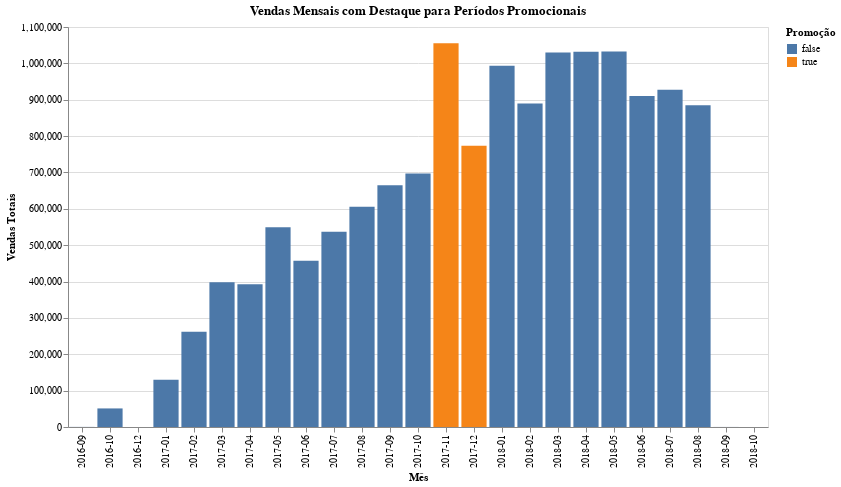

Notebook code for this chart:
### Markdown cell above
**Eficácia de Campanhas Promocionais:** Avaliar o impacto de campanhas
promocionais e descontos no volume de vendas e na aquisição de novos clientes.

### Code cell
merged_df['order_month'] = merged_df['order_purchase_timestamp'].dt.to_period('M')
merged_df['order_month_str'] = merged_df['order_month'].astype(str)

monthly_sales = merged_df.groupby('order_month_str').agg(
    total_sales=('price', 'sum'),
    total_orders=('order_id', 'nunique'),
    new_customers=('customer_unique_id', 'nunique')
).reset_index()

promo_months = ['2017-11', '2017-12', '2018-11', '2018-12']
monthly_sales['is_promotional'] = monthly_sales['order_month_str'].isin(promo_months)

promo_stats = monthly_sales.groupby('is_promotional').agg(
    avg_sales=('total_sales', 'mean'),
    avg_orders=('total_orders', 'mean'),
    avg_new_customers=('new_customers', 'mean')
).reset_index()

print("Comparativo entre meses promocionais e não promocionais:")
print(promo_stats)

import altair as alt

chart = alt.Chart(monthly_sales).mark_bar().encode(
    x=alt.X('order_month_str:N', title='Mês'),
    y=alt.Y('total_sales:Q', title='Vendas Totais'),
    color=alt.Color('is_promotional:N', legend=alt.Legend(title='Promoção')),
    tooltip=['order_month_str', 'total_sales', 'total_orders', 'new_customers']
).properties(
    title='Vendas Mensais com Destaque para Períodos Promocionais',
    width=700,
    height=400
)

chart

### Figure 1 — Vega-Lite specification as saved in the notebook (floating-point values rounded to 4 significant figures)
{"config": {"view": {"continuousWidth": 300, "continuousHeight": 300}}, "data": {"name": "data-af1ee09ae52c318cefbd6aeeaf11b27e"}, "mark": {"type": "bar"}, "encoding": {"color": {"field": "is_promotional", "legend": {"title": "Promoção"}, "type": "nominal"}, "tooltip": [{"field": "order_month_str", "type": "nominal"}, {"field": "total_sales", "type": "quantitative"}, {"field": "total_orders", "type": "quantitative"}, {"field": "new_customers", "type": "quantitative"}], "x": {"field": "order_month_str", "title": "Mês", "type": "nominal"}, "y": {"field": "total_sales", "title": "Vendas Totais", "type": "quantitative"}}, "height": 400, "title": "Vendas Mensais com Destaque para Períodos Promocionais", "width": 700, "$schema": "https://vega.github.io/schema/vega-lite/v5.20.1.json", "datasets": {"data-af1ee09ae52c318cefbd6aeeaf11b27e": [{"order_month_str": "2016-09", "total_sales": 267.4, "total_orders": 4, "new_customers": 4, "is_promotional": false}, {"order_month_str": "2016-10", "total_sales": 51070.0, "total_orders": 324, "new_customers": 321, "is_promotional": false}, {"order_month_str": "2016-12", "total_sales": 10.9, "total_orders": 1, "new_customers": 1, "is_promotional": false}, {"order_month_str": "2017-01", "total_sales": 129900.0, "total_orders": 800, "new_customers": 765, "is_promotional": false}, {"order_month_str": "2017-02", "total_sales": 262000.0, "total_orders": 1780, "new_customers": 1755, "is_promotional": false}, {"order_month_str": "2017-03", "total_sales": 398100.0, "total_orders": 2682, "new_customers": 2642, "is_promotional": false}, {"order_month_str": "2017-04", "total_sales": 392600.0, "total_orders": 2404, "new_customers": 2372, "is_promotional": false}, {"order_month_str": "2017-05", "total_sales": 549200.0, "total_orders": 3700, "new_customers": 3625, "is_promotional": false}, {"order_month_str": "2017-06", "total_sales": 456900.0, "total_orders": 3245, "new_customers": 3180, "is_promotional": false}, {"order_month_str": "2017-07", "total_sales": 536900.0, "total_orders": 4026, "new_customers": 3947, "is_promotional": false}, {"order_month_str": "2017-08", "total_sales": 606000.0, "total_orders": 4331, "new_customers": 4246, "is_promotional": false}, {"order_month_str": "2017-09", "total_sales": 665000.0, "total_orders": 4285, "new_customers": 4212, "is_promotional": false}, {"order_month_str": "2017-10", "total_sales": 697500.0, "total_orders": 4631, "new_customers": 4561, "is_promotional": false}, {"order_month_str": "2017-11", "total_sales": 1055000.0, "total_orders": 7544, "new_customers": 7430, "is_promotional": true}, {"order_month_str": "2017-12", "total_sales": 773600.0, "total_orders": 5673, "new_customers": 5603, "is_promotional": true}, {"order_month_str": "2018-01", "total_sales": 993700.0, "total_orders": 7269, "new_customers": 7166, "is_promotional": false}, {"order_month_str": "2018-02", "total_sales": 889500.0, "total_orders": 6728, "new_customers": 6569, "is_promotional": false}, {"order_month_str": "2018-03", "total_sales": 1030000.0, "total_orders": 7211, "new_customers": 7115, "is_promotional": false}, {"order_month_str": "2018-04", "total_sales": 1032000.0, "total_orders": 6939, "new_customers": 6882, "is_promotional": false}, {"order_month_str": "2018-05", "total_sales": 1033000.0, "total_orders": 6873, "new_customers": 6814, "is_promotional": false}, {"order_month_str": "2018-06", "total_sales": 910100.0, "total_orders": 6167, "new_customers": 6128, "is_promotional": false}, {"order_month_str": "2018-07", "total_sales": 927400.0, "total_orders": 6292, "new_customers": 6230, "is_promotional": false}, {"order_month_str": "2018-08", "total_sales": 884700.0, "total_orders": 6512, "new_customers": 6460, "is_promotional": false}, {"order_month_str": "2018-09", "total_sales": 145.0, "total_orders": 16, "new_customers": 14, "is_promotional": false}, {"order_month_str": "2018-10", "total_sales": 0.0, "total_orders": 4, "new_customers": 4, "is_promotional": false}]}}
